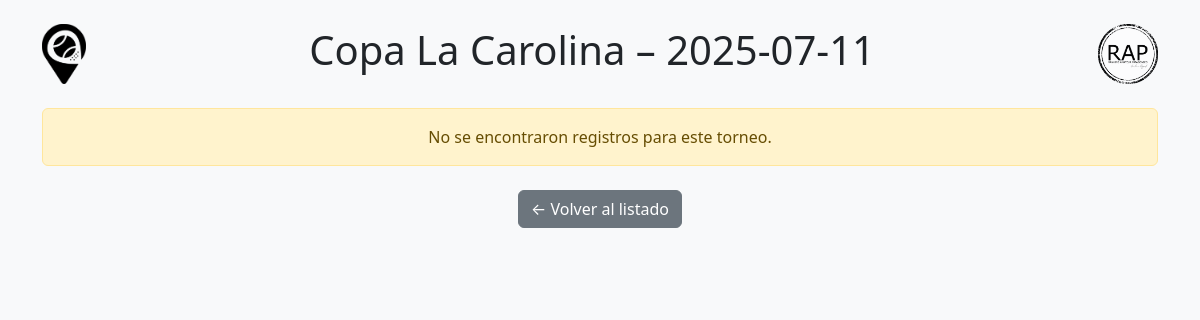
/torneo/Copa La Carolina/2025-07-11/6TA CAB, run on an earlier commit of the app's database.
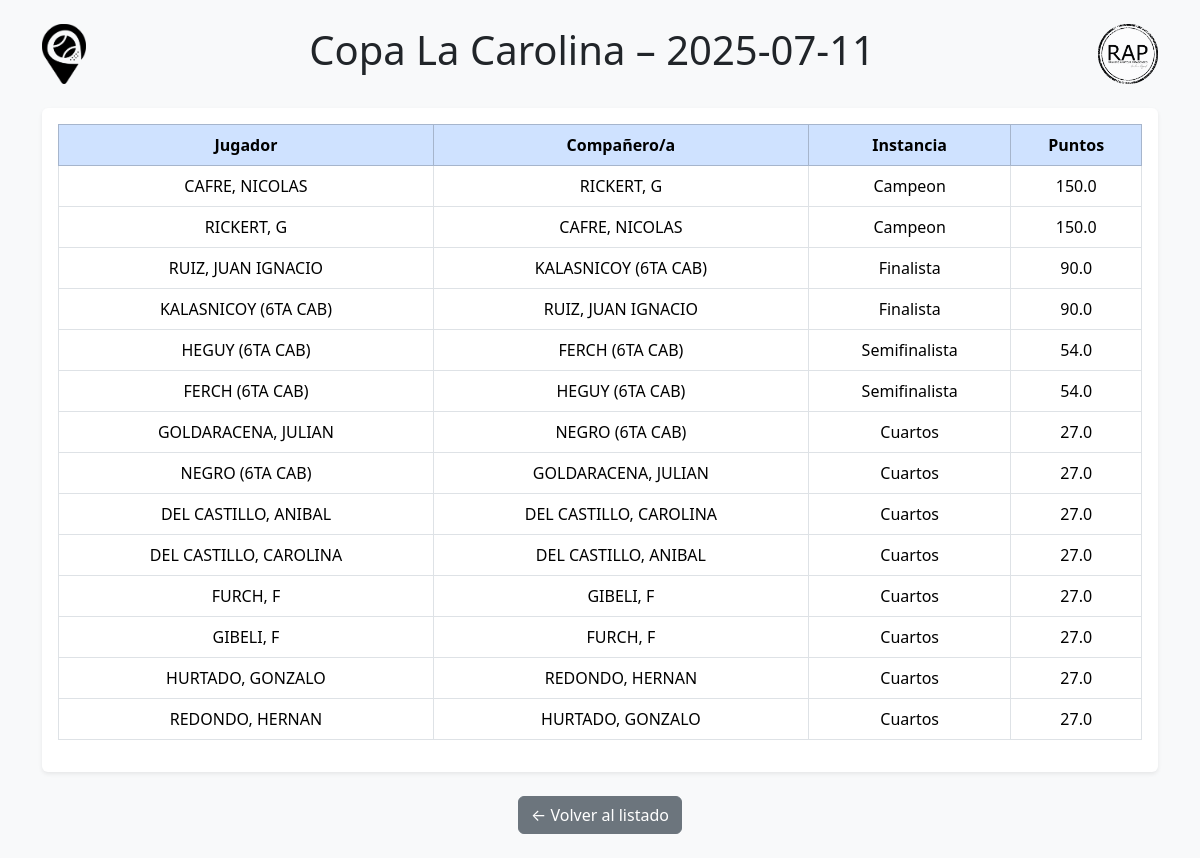
And on a later commit of the database.
### tables this page shows
CREATE TABLE resultados (
        id INTEGER PRIMARY KEY AUTOINCREMENT,
        torneo TEXT,
        fecha TEXT,
        nivel TEXT,
        categoria_torneo TEXT,
        jugador TEXT,
        pareja TEXT,
        ronda TEXT,
        puntos REAL,
        observacion TEXT
      );

### app.py (the view)
@app.route('/torneo/<nombre>/<fecha>/<categoria>')
def ver_torneo(nombre, fecha, categoria):
    conn = get_db_connection()
    cursor = conn.cursor()
    cursor.execute("""
        SELECT jugador, pareja, ronda, puntos, nivel
        FROM resultados
        WHERE torneo = ? AND fecha = ? AND categoria_torneo = ?
    """, (nombre, fecha, categoria))
    participantes = [
        {
            'jugador': row['jugador'],
            'pareja': row['pareja'],
            'ronda': row['ronda'],
            'puntos': row['puntos'],
            'nivel': row['nivel']
        }
        for row in cursor.fetchall()
    ]
    conn.close()
    return render_template(
        'ver_torneo.html',
        nombre=nombre,
        fecha=fecha,
        categoria=categoria,
        participantes=participantes
    )

### app.py (called while the page is built)
def get_db_connection():
    db_path = os.path.join(os.path.dirname(__file__), 'database.db')
    conn = sqlite3.connect(db_path)
    conn.row_factory = sqlite3.Row
    return conn

### templates/ver_torneo.html (shortened to what this page needs)
<!DOCTYPE html>
<html lang="es">
<head>
    <link href="https://cdn.jsdelivr.net/npm/bootstrap@5.3.3/dist/css/bootstrap.min.css" rel="stylesheet">
</head>
<body class="bg-light">
<div class="container py-4">
    <div class="d-flex justify-content-between align-items-center mb-4">
        <img src="{{ url_for('static', filename='img/logo_academia.png') }}" alt="Academia Bogado" class="logo-header">
        <h1 class="text-center flex-grow-1">{{ nombre }} – {{ fecha }}</h1>
        <img src="{{ url_for('static', filename='img/logo_rap.png') }}" alt="RAP Ranking" class="logo-header">
    </div>
    {% if participantes %}
        <div class="table-responsive bg-white p-3 rounded shadow-sm">
            <table class="table table-bordered table-hover align-middle text-center">
                <thead class="table-primary">
                    <tr>
                        <th>Jugador</th>
                        <th>Compañero/a</th>
                        <th>Instancia</th>
                        <th>Puntos</th>
                    </tr>
                </thead>
                <tbody>
                    {% for p in participantes %}
                    <tr>
                        <td>{{ p.jugador }}</td>
                        <td>{{ p.pareja if p.pareja else '-' }}</td>
                        <td>{{ p.ronda }}</td>
                        <td>{{ p.puntos }}</td>
                    </tr>
                    {% endfor %}
                </tbody>
            </table>
        </div>
    {% else %}
        <div class="alert alert-warning text-center">
            No se encontraron registros para este torneo.
        </div>
    {% endif %}
    <div class="text-center mt-4">
        <a href="{{ url_for('listar_torneos') }}" class="btn btn-secondary">← Volver al listado</a>
    </div>
</div>
</body>
</html>

### templates/ver_torneo.html (style rules this page uses)
.logo-header { height: 60px; object-fit: contain; }

What changed in the data, as far as the page shows it:
added resultados: jugador "CAFRE, NICOLAS", pareja "RICKERT, G", ronda "Campeon", puntos "150.0"
added resultados: jugador "RICKERT, G", pareja "CAFRE, NICOLAS", ronda "Campeon", puntos "150.0"
added resultados: jugador "RUIZ, JUAN IGNACIO", pareja "KALASNICOY (6TA CAB)", ronda "Finalista", puntos "90.0"
added resultados: jugador "KALASNICOY (6TA CAB)", pareja "RUIZ, JUAN IGNACIO", ronda "Finalista", puntos "90.0"
added resultados: jugador "HEGUY (6TA CAB)", pareja "FERCH (6TA CAB)", ronda "Semifinalista", puntos "54.0"
added resultados: jugador "FERCH (6TA CAB)", pareja "HEGUY (6TA CAB)", ronda "Semifinalista", puntos "54.0"
added resultados: jugador "GOLDARACENA, JULIAN", pareja "NEGRO (6TA CAB)", ronda "Cuartos", puntos "27.0"
added resultados: jugador "NEGRO (6TA CAB)", pareja "GOLDARACENA, JULIAN", ronda "Cuartos", puntos "27.0"
added resultados: jugador "DEL CASTILLO, ANIBAL", pareja "DEL CASTILLO, CAROLINA", ronda "Cuartos", puntos "27.0"
added resultados: jugador "DEL CASTILLO, CAROLINA", pareja "DEL CASTILLO, ANIBAL", ronda "Cuartos", puntos "27.0"
added resultados: jugador "FURCH, F", pareja "GIBELI, F", ronda "Cuartos", puntos "27.0"
added resultados: jugador "GIBELI, F", pareja "FURCH, F", ronda "Cuartos", puntos "27.0"
added resultados: jugador "HURTADO, GONZALO", pareja "REDONDO, HERNAN", ronda "Cuartos", puntos "27.0"
added resultados: jugador "REDONDO, HERNAN", pareja "HURTADO, GONZALO", ronda "Cuartos", puntos "27.0"
Also different on the page:
text no longer shown: "No se encontraron registros para este torneo."
text now shown: "Jugador Compañero/a Instancia Puntos"
